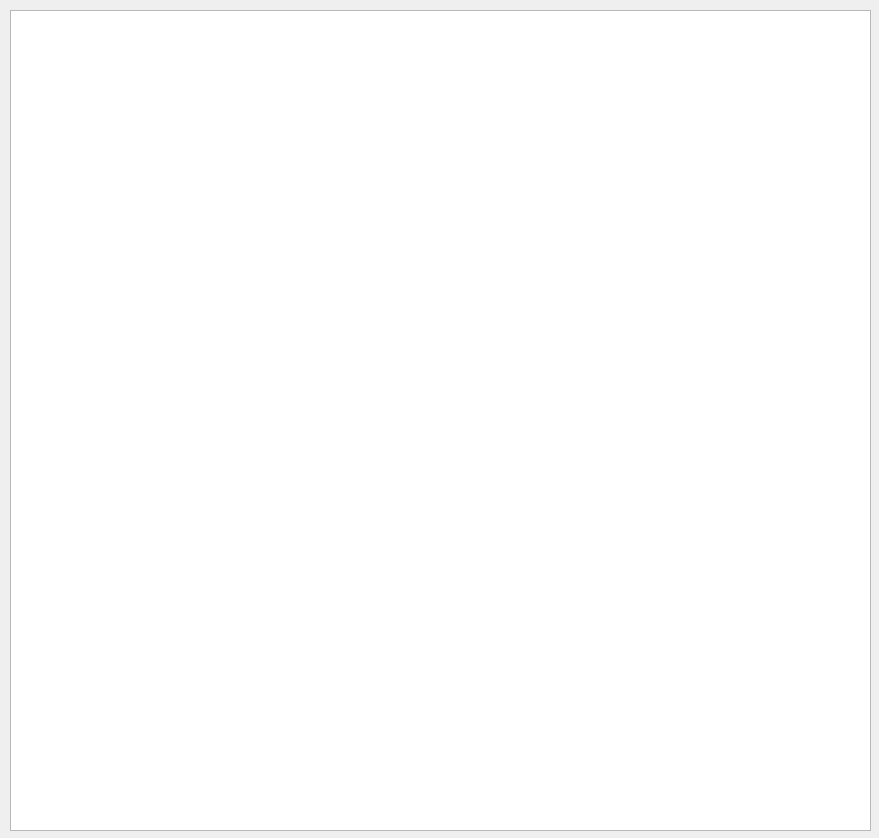
<?xml version="1.0" encoding="UTF-8"?>
<ui version="4.0">
 <class>Dialog</class>
 <widget class="QDialog" name="Dialog">
  <property name="geometry">
   <rect>
    <x>0</x>
    <y>0</y>
    <width>879</width>
    <height>838</height>
   </rect>
  </property>
  <property name="windowTitle">
   <string>Dialog</string>
  </property>
  <widget class="QTableView" name="tableView">
   <property name="geometry">
    <rect>
     <x>10</x>
     <y>10</y>
     <width>861</width>
     <height>821</height>
    </rect>
   </property>
  </widget>
 </widget>
 <resources/>
 <connections/>
</ui>
